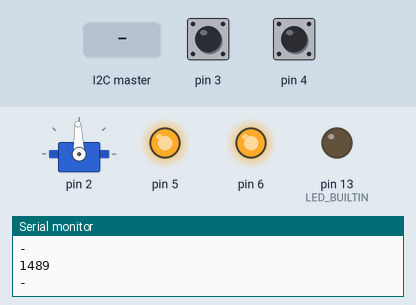
This program was run on a simulated Arduino Pro Mini, built with avr-gcc and run on an emulated ATmega328P. Shown: servo, output pins drawn as LEDs (lit = HIGH), the last lines printed to the serial monitor. The test bench sets the inputs (shaded band); at power-on: pin 4 HIGH, pin 3 HIGH.

Above: at 1.2 s.
1.3 s: pin 4 pulled LOW for 0.15 s
At 1.37 s:
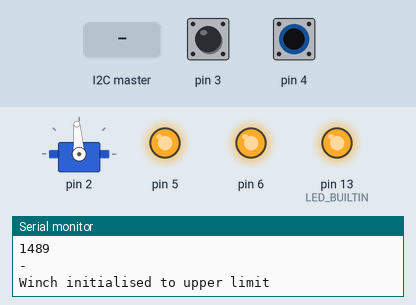
4.4 s: pin 3 pulled LOW for 1 s
At 5.12 s:
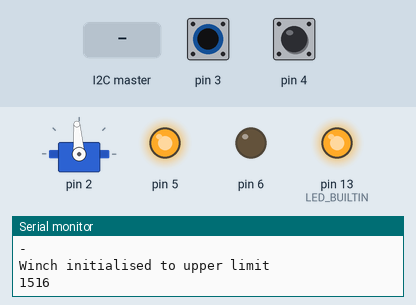
8.4 s: the I2C master sends the byte 1
At 10.12 s:
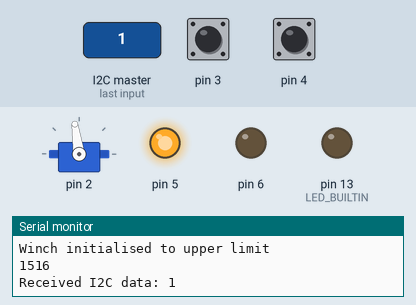
11.4 s: the I2C master sends the byte 90
At 12.5 s:
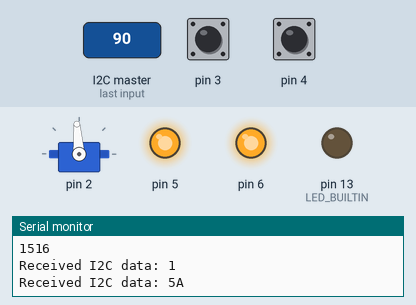
12.9 s: pin 3 pulled LOW for 3.2 s
At 13.6 s:
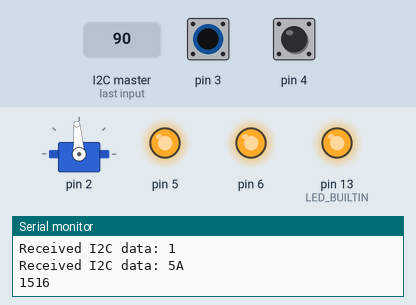
17.6 s: pin 4 pulled LOW for 3.2 s
At 22.1 s:
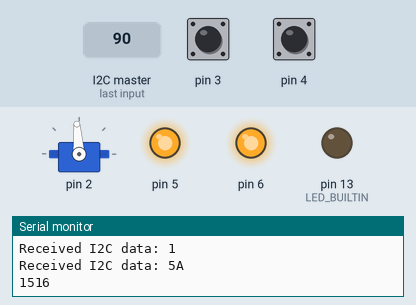
Timing chart, 0 to 23.3 s (numbered marks = the images above; inputs shaded):
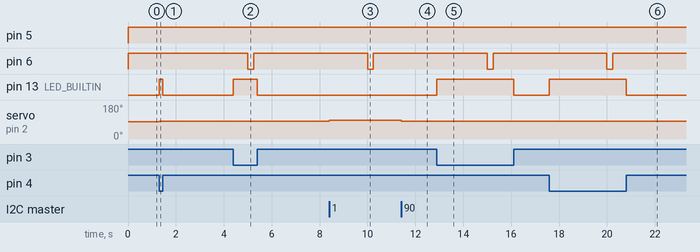

Measured:
- after the input at 1.3 s, pin 13 (LED_BUILTIN): LOW → HIGH at once, → LOW 0.15 s later; servo on pin 2: 92° → 94° at once
- after the input at 4.4 s, pin 13 (LED_BUILTIN): LOW → HIGH at once, → LOW 1.0 s later
- after the input at 8.4 s, servo on pin 2: 94° → 98° at once
- after the input at 11.4 s, servo on pin 2: 98° → 94° at once
- after the input at 12.9 s, pin 13 (LED_BUILTIN): LOW → HIGH at once, → LOW 3.2 s later
- after the input at 17.6 s, pin 13 (LED_BUILTIN): LOW → HIGH at once, → LOW 3.2 s later

The program:

main.cpp
```cpp
#include <Arduino.h>
#include <Wire.h>

#include "CraneController.h"

// Instantiate the crane controller with the specified GPIO configuration.
namespace {
/*const GpioConfig kCraneGpioConfig = GpioConfig{
    4U,
    3U,
    2U,
    6U,
    5U,
    0x40U
};
*/
const GpioConfig kCraneGpioConfig = GpioConfig();

CraneController craneController(kCraneGpioConfig);

void onI2cReceive(int bytes) {
    uint8_t buffer[8] = {0};
    int index = 0;

    while (Wire.available() && index < 8) {
        buffer[index++] = static_cast<uint8_t>(Wire.read());
    }

    craneController.handleI2CReceive(buffer, index);
    (void)bytes;
}

void onI2cRequest() {
    Wire.write(craneController.handleI2CRequest());
}
}  // namespace

void setup() {
    Serial.begin(115200);
    Wire.begin(kCraneGpioConfig.i2cAddress);
    Wire.onReceive(onI2cReceive);
    Wire.onRequest(onI2cRequest);
    Serial.println("Wire interface configured.");
    craneController.begin();
    Serial.println("Setup complete.");

    craneController.setCommand(CraneCommand::MoveToPosition1);

}

void loop() {
    craneController.update();

    /*
    if (craneController.evaluateStatus() == CraneStatus::Position1) {
        Serial.println("Crane has reached Position 1.");
        craneController.setCommand(CraneCommand::MoveToPosition2);
    }
    if (craneController.evaluateStatus() == CraneStatus::Position2) {
        Serial.println("Crane has reached Position 2.");
        craneController.setCommand(CraneCommand::MoveToPosition3);
    }
    if (craneController.evaluateStatus() == CraneStatus::Position3) {
        Serial.println("Crane has reached Position 3.");
        craneController.setCommand(CraneCommand::Home);
    }
    if (craneController.evaluateStatus() == CraneStatus::Home) {
        Serial.println("Crane has reached the Upper Limit.");
        craneController.setCommand(CraneCommand::MoveToPosition1);
    }

    delay(1000);
    */
}
```

CraneController.h
```cpp
#ifndef CRANE_CONTROLLER_H
#define CRANE_CONTROLLER_H

#include <Arduino.h>
#include <Servo.h>

enum class CraneCommand : uint8_t {
    DisableAllMovement = 0x00,
    MoveToPosition1 = 0x01,
    MoveToPosition2 = 0x02,
    MoveToPosition3 = 0x03,
    Home = 0x04
};

enum class CraneStatus : uint8_t {
    DisableAllMovement = 0x00,
    Position1 = 0x01,
    Position2 = 0x02,
    Position3 = 0x03,
    Home = 0x04,
    Moving = 0x05,
    NotInitialised = 0x06,
    ErrorCondition = 0x07
};

enum class CraneTargetPosition : uint8_t {
    Position1 = 0x01,
    Position2 = 0x02,
    Position3 = 0x03,
    Home = 0x00
};

struct GpioConfig {
    uint8_t upperLimitSwitch;
    uint8_t keyPhasor;
    uint8_t winchServo;
    uint8_t lights;
    uint8_t servoPower;
    uint8_t i2cAddress;

    // Create a default GPIO configuration for the crane controller.
    GpioConfig()
        : upperLimitSwitch(4),
          keyPhasor(3),
          winchServo(2),
          lights(6),
          servoPower(5),
          i2cAddress(0x40) {
    }

    GpioConfig(uint8_t upperLimitSwitchPin,
               uint8_t keyPhasorPin,
               uint8_t winchServoPin,
               uint8_t lightsPin,
               uint8_t servoPowerPin,
               uint8_t i2cAddressValue)
        : upperLimitSwitch(upperLimitSwitchPin),
          keyPhasor(keyPhasorPin),
          winchServo(winchServoPin),
          lights(lightsPin),
          servoPower(servoPowerPin),
          i2cAddress(i2cAddressValue) {
    }
};

class CraneController {
public:
    CraneController();
    explicit CraneController(const GpioConfig& gpioConfig);

    void begin();
    void update();

    void setCommand(CraneCommand command);
    CraneCommand command() const;
    uint8_t status() const;

    void setPulseCount(int32_t pulses);
    int32_t pulseCount() const;

    void setTargetPosition(CraneTargetPosition targetPosition);
    CraneStatus evaluateStatus() const;

    void handleI2CReceive(uint8_t* data, int length);
    uint8_t handleI2CRequest() const;

private:
    static CraneController* interruptInstance_;
    static constexpr int32_t kTargetPulseCountUpperLimit = 0;
    static constexpr int32_t kPosition1PulseCount = 10;
    static constexpr int32_t kPosition2PulseCount = 30;
    static constexpr int32_t kPosition3PulseCount = 43;
    static constexpr int32_t kMaxPulseCount = 300;
    static constexpr int32_t ktargetKeyPhasorGap =1400;
    static constexpr uint16_t kServoStopUs = 1515;
    static constexpr uint16_t kServoLowerUs = 1551;
    static constexpr uint16_t kServoRaiseUs = 1489;
    static constexpr uint32_t kBlinkPeriodMs = 5000U;
    static constexpr uint32_t kHighDutyMs = 250U;

    GpioConfig gpioConfig_;
    Servo servo_;

    CraneCommand command_;
    CraneStatus status_;
    CraneTargetPosition targetPosition_;
    int32_t pulseCount_;
    int32_t targetPulseCount_;
    int32_t maxPulseCount_;
    long durationSinceLastPulseMs_;
    bool initialised_;
    bool errorCondition_;
    bool servoEnabled_;
    uint32_t lastLightToggleMs_;
    uint32_t lastPulseTimestampMs_;
    int32_t servoDemandUs_;

    void configurePins();
    void setStatus(CraneStatus status);
    void stopWinch();
    void setServoPower(bool enabled);
    void setLights(bool active);
    void updateLights();
    void updateDebugLed();
    void initialisePowerUp();
    void moveToDemand();
    void resolveDemandFromCommand();
    static void keyPhasorIsr();
    void recordPulse();
    bool upperLimitSwitchReached() const;
    bool commandDisablesMovement() const;
};

#endif
```

CraneController.cpp
```cpp
#include "CraneController.h"

CraneController* CraneController::interruptInstance_ = nullptr;

CraneController::CraneController()
    : gpioConfig_(),
      servo_(),
      command_(CraneCommand::DisableAllMovement),
      status_(CraneStatus::NotInitialised),
      targetPosition_(CraneTargetPosition::Home),
      pulseCount_(0),
      targetPulseCount_(0),
      maxPulseCount_(0),
      initialised_(false),
      errorCondition_(false),
      servoEnabled_(false),
      lastLightToggleMs_(0),
      lastPulseTimestampMs_(0) {
}

CraneController::CraneController(const GpioConfig& gpioConfig)
    : gpioConfig_(gpioConfig),
      servo_(),
      command_(CraneCommand::DisableAllMovement),
      status_(CraneStatus::NotInitialised),
      targetPosition_(CraneTargetPosition::Home),
      pulseCount_(0),
      targetPulseCount_(0),
      maxPulseCount_(0),
      initialised_(false),
      errorCondition_(false),
      servoEnabled_(false),
      lastLightToggleMs_(0),
      lastPulseTimestampMs_(0) {
}

void CraneController::begin() {
    interruptInstance_ = this;
    configurePins();
    command_ = CraneCommand::DisableAllMovement;
    status_ = CraneStatus::NotInitialised;
    pulseCount_ = 0;
    targetPosition_ = CraneTargetPosition::Home;
    targetPulseCount_ = 0;
    maxPulseCount_ = 0;
    errorCondition_ = false;
    initialised_ = false;
    lastLightToggleMs_ = millis();
}

void CraneController::update() {
    updateDebugLed();

    if (!initialised_) {
Serial.println("update::initialising power-up");
        initialisePowerUp();
        return;
    }

    if (errorCondition_) {
        updateLights();
        stopWinch();
        return;
    }

    if (command_ == CraneCommand::DisableAllMovement) {
        stopWinch();
        setStatus(CraneStatus::DisableAllMovement);
        updateLights();
        return;
    }

    if (upperLimitSwitchReached()) {
        pulseCount_ = 0;
        targetPulseCount_ = kTargetPulseCountUpperLimit;
        setStatus(CraneStatus::Home);
    }

    moveToDemand();
    updateLights();
}

void CraneController::setCommand(CraneCommand command) {
    command_ = command;
    resolveDemandFromCommand();
}

CraneCommand CraneController::command() const {
    return command_;
}

uint8_t CraneController::status() const {
    return static_cast<uint8_t>(status_);
}

// I think this can be removed....
void CraneController::setPulseCount(int32_t pulses) {
    pulseCount_ = constrain(pulses, 0, kMaxPulseCount);
    if (pulseCount_ <= 0) {
        pulseCount_ = 0;
        targetPosition_ = CraneTargetPosition::Home;
    }
}

int32_t CraneController::pulseCount() const {
    return pulseCount_;
}

void CraneController::setTargetPosition(CraneTargetPosition targetPosition) {
    targetPosition_ = targetPosition;
    switch (targetPosition_) {
    case CraneTargetPosition::Position1:
        targetPulseCount_ = kPosition1PulseCount;
        break;
    case CraneTargetPosition::Position2:
        targetPulseCount_ = kPosition2PulseCount;
        break;
    case CraneTargetPosition::Position3:
        targetPulseCount_ = kPosition3PulseCount;
        break;
    case CraneTargetPosition::Home:
        targetPulseCount_ = kTargetPulseCountUpperLimit;
        break;
    default:
        targetPulseCount_ = pulseCount_;        // If you dont recognise the target position then do nothing
        break;
    }
}

CraneStatus CraneController::evaluateStatus() const {
    if (errorCondition_) {
        return CraneStatus::ErrorCondition;
    }

    if (pulseCount_== kTargetPulseCountUpperLimit) {
        return CraneStatus::Home;
    }

    if (pulseCount_ == kPosition3PulseCount) {
        return CraneStatus::Position3;
    }

    if (pulseCount_ == kPosition2PulseCount) {
        return CraneStatus::Position2;
    }

    if (pulseCount_ == kPosition1PulseCount) {
        return CraneStatus::Position1;
    }

    return CraneStatus::Moving;
}

void CraneController::handleI2CReceive(uint8_t* data, int length) {
    if (length <= 0 || data == nullptr) {
        return;
    }

Serial.print("Received I2C data: ");
for (int i = 0; i < length; ++i) {
    Serial.print(data[i], HEX);
    Serial.print(" ");
}
Serial.println();

    switch (static_cast<CraneCommand>(data[0])) {
    case CraneCommand::DisableAllMovement:
    case CraneCommand::MoveToPosition1:
    case CraneCommand::MoveToPosition2:
    case CraneCommand::MoveToPosition3:
    case CraneCommand::Home:
        setCommand(static_cast<CraneCommand>(data[0]));
        break;
    default:
        setCommand(CraneCommand::DisableAllMovement);
        break;
    }
}

uint8_t CraneController::handleI2CRequest() const {
    return static_cast<uint8_t>(status_);
}

void CraneController::configurePins() {
    pinMode(gpioConfig_.upperLimitSwitch, INPUT_PULLUP);
    pinMode(gpioConfig_.keyPhasor, INPUT_PULLUP);
    pinMode(gpioConfig_.lights, OUTPUT);
    pinMode(gpioConfig_.servoPower, OUTPUT);
    pinMode(LED_BUILTIN, OUTPUT);
    attachInterrupt(digitalPinToInterrupt(gpioConfig_.keyPhasor), keyPhasorIsr, FALLING);
    digitalWrite(gpioConfig_.servoPower, LOW);
    digitalWrite(gpioConfig_.lights, HIGH);

    servo_.attach(gpioConfig_.winchServo);
    servo_.writeMicroseconds(kServoStopUs);
    servoEnabled_ = false;
    lastLightToggleMs_ = millis();
}

void CraneController::setStatus(CraneStatus status) {
    status_ = status;
}

void CraneController::keyPhasorIsr() {
    if (interruptInstance_ != nullptr) {
        interruptInstance_->recordPulse();
    }
}

void CraneController::stopWinch() {
    servoDemandUs_ = kServoStopUs;
    servo_.writeMicroseconds(servoDemandUs_);
    servoEnabled_ = false;
}

void CraneController::setServoPower(bool enabled) {
    servoEnabled_ = enabled;
    digitalWrite(gpioConfig_.servoPower, enabled ? HIGH : LOW);
    if (!enabled) {
        stopWinch();
    }
}

void CraneController::setLights(bool active) {
    digitalWrite(gpioConfig_.lights, active ? LOW : HIGH);
}

void CraneController::updateLights() {
    if (errorCondition_) {
        const bool errorPattern = ((millis() / 250U) % 2U) == 0U;
        setLights(errorPattern);
        return;
    }

    if (!initialised_) {
        setLights(false);
        return;
    }

    const uint32_t patternTime = millis() % kBlinkPeriodMs;
    const bool highDuty = patternTime < kHighDutyMs;
    setLights(highDuty);
}

void CraneController::initialisePowerUp() {
    setStatus(CraneStatus::NotInitialised);
    updateDebugLed();
    setServoPower(true);
    stopWinch();
    setLights(false);
    Serial.println("::initialisePowerUp");
    if (upperLimitSwitchReached()) {
        pulseCount_ = 0;
Serial.println("Initialised at upper limit");
        setStatus(CraneStatus::Home);
        targetPosition_ = CraneTargetPosition::Home;
        initialised_ = true;
        return;
    }

    // winch is not at home position, move it upwards until the upper limit switch is reached
    unsigned long startTime = millis();
    int pulseSnapShot = pulseCount_;
    servoDemandUs_ = kServoRaiseUs;

    while(!upperLimitSwitchReached()) {
        updateDebugLed();
        servo_.writeMicroseconds(servoDemandUs_);

Serial.println(servoDemandUs_);

        if(pulseCount_ == pulseSnapShot) {
            Serial.println("-");
            if (millis() - startTime >= 2000U) {
                Serial.println("Error: Motor timeout during power-up initialisation");
                break;
            }
        }
        startTime = millis();
        delay(1);
    }
    Serial.println("Winch initialised to upper limit");
    stopWinch();

    if (!upperLimitSwitchReached()) {
        errorCondition_ = true;
        Serial.println("Error: Failed to reach upper limit during power-up initialisation");
        stopWinch();
        setStatus(CraneStatus::ErrorCondition);
        initialised_ = true;
        return;
    }

    pulseCount_ = 0;
    setStatus(CraneStatus::Home);
    targetPosition_ = CraneTargetPosition::Home;
    initialised_ = true;
}

void CraneController::moveToDemand() {
    switch (command_) {
    case CraneCommand::Home:
        // moves the crane to the home position (upper limit) and relies on the upper limit switch to establish the reference position
        targetPosition_ = CraneTargetPosition::Home;
        targetPulseCount_ = kTargetPulseCountUpperLimit;
        if (upperLimitSwitchReached()) {
            pulseCount_ = 0;
            stopWinch();
            setStatus(CraneStatus::Home);
            return;
        }
        servo_.writeMicroseconds(servoDemandUs_);
        setStatus(CraneStatus::Moving);
        break;

    case CraneCommand::MoveToPosition1:
        targetPosition_ = CraneTargetPosition::Position1;
        targetPulseCount_ = kPosition1PulseCount;
        if (pulseCount_ == kPosition1PulseCount) {
            stopWinch();
            setStatus(CraneStatus::Position1);
            return;
        }
        servo_.writeMicroseconds(servoDemandUs_);
        setStatus(CraneStatus::Moving);
        break;

    case CraneCommand::MoveToPosition2:
        targetPosition_ = CraneTargetPosition::Position2;
        targetPulseCount_ = kPosition2PulseCount;
        if (pulseCount_ == kPosition2PulseCount) {
            stopWinch();
            setStatus(CraneStatus::Position2);
            return;
        }
        servo_.writeMicroseconds(servoDemandUs_);
        setStatus(CraneStatus::Moving);
        break;

    case CraneCommand::MoveToPosition3:
        targetPosition_ = CraneTargetPosition::Position3;
        targetPulseCount_ = kPosition3PulseCount;
        if (pulseCount_ == kPosition3PulseCount) {
            stopWinch();
            setStatus(CraneStatus::Position3);
            return;
        }
        servo_.writeMicroseconds(servoDemandUs_);
        setStatus(CraneStatus::Moving);
        break;
    default:
        stopWinch();
        setStatus(CraneStatus::DisableAllMovement);
        break;
    }
}

void CraneController::resolveDemandFromCommand() {
    switch (command_) {
    case CraneCommand::DisableAllMovement:
        targetPosition_ = CraneTargetPosition::Home;
        stopWinch();
        setStatus(CraneStatus::DisableAllMovement);
        break;

    case CraneCommand::MoveToPosition1:
        targetPosition_ = CraneTargetPosition::Position1;
        setStatus(CraneStatus::Moving);
        if(pulseCount_ < kPosition1PulseCount) servoDemandUs_ = kServoLowerUs;
        else servoDemandUs_ = kServoRaiseUs;
        break;

    case CraneCommand::MoveToPosition2:
        targetPosition_ = CraneTargetPosition::Position2;
        setStatus(CraneStatus::Moving);
        if(pulseCount_ < kPosition2PulseCount) servoDemandUs_ = kServoLowerUs;
        else servoDemandUs_ = kServoRaiseUs;
        break;

    case CraneCommand::MoveToPosition3:
        targetPosition_ = CraneTargetPosition::Position3;
        setStatus(CraneStatus::Moving);
        if(pulseCount_ < kPosition3PulseCount) servoDemandUs_ = kServoLowerUs;
        else servoDemandUs_ = kServoRaiseUs;
        break;

    case CraneCommand::Home:
        targetPosition_ = CraneTargetPosition::Home;
        setStatus(CraneStatus::Moving);
        servoDemandUs_ = kServoRaiseUs;
        break;

    default:
        targetPosition_ = CraneTargetPosition::Home;
        setStatus(CraneStatus::DisableAllMovement);
        break;
    }
}

void CraneController::recordPulse() {
    if (millis() - lastPulseTimestampMs_ < 10U) {
        return;
    }
    durationSinceLastPulseMs_ = abs( millis() - lastPulseTimestampMs_);
    if(targetPulseCount_ > pulseCount_) {
        // Heading downwards to target position
        pulseCount_ = constrain(pulseCount_ + 1, 0, kMaxPulseCount);
        if (durationSinceLastPulseMs_ > ktargetKeyPhasorGap) {
            // turning too slowly
            servoDemandUs_++;
        }
        else
        {
            // turning too fast
            servoDemandUs_--;
        }
    }
    else{
        // Heading upwards to target position
        pulseCount_ = constrain(pulseCount_ - 1, 0, kMaxPulseCount);
        if (durationSinceLastPulseMs_ > ktargetKeyPhasorGap) {
            // turning too slowly
            servoDemandUs_--;
        }
        else
        {
            // rising too fast
            servoDemandUs_++;
        }
    }
    lastPulseTimestampMs_ = millis();
    Serial.println(servoDemandUs_);
}

// Inputs are active-low (INPUT_PULLUP).
void CraneController::updateDebugLed() {
    const bool active = digitalRead(gpioConfig_.keyPhasor) == LOW || upperLimitSwitchReached();
    digitalWrite(LED_BUILTIN, active ? HIGH : LOW);
}

bool CraneController::upperLimitSwitchReached() const {
    return digitalRead(gpioConfig_.upperLimitSwitch) == LOW;
}

bool CraneController::commandDisablesMovement() const {
    return command_ == CraneCommand::DisableAllMovement;
}
```
